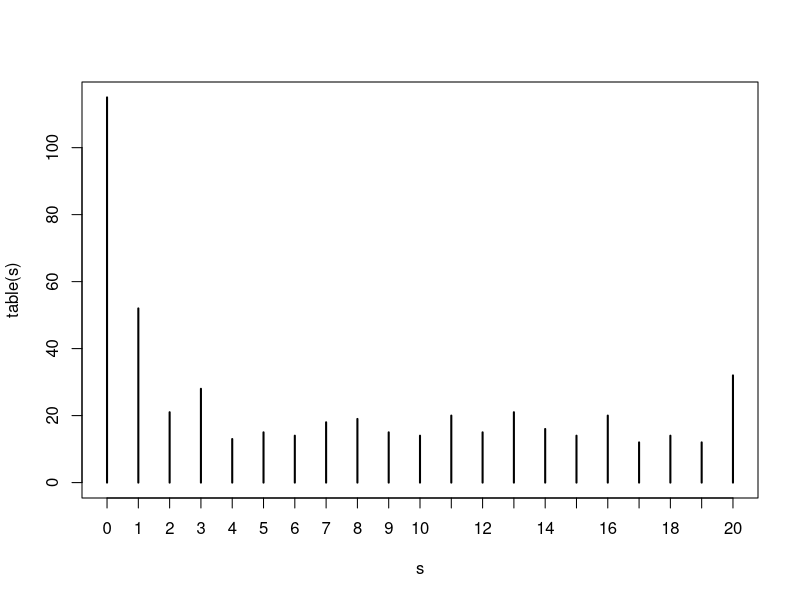

Recreate this plot in R.
#################################################
#####   Playing Roulette Exercise Solution  #####
#################################################

# One plays roulette repeatedly at a casino. 
# In a single play, one bets $5 on "red" and 
# that player wins $5 with probability 18/38 
# and loses $5 with probability 20/38. If the 
# roulette game (with the same bet) is played 
# 20 times, then the individual play winnings 
# can be viewed as a sample of size 20 selected 
# with replacement from the vector (5, -5),
# where the respective probabilities are given 
# in the vector (18/38, 20/38). These play 
# winnings can be simulated using the function 
# sample() with the prob vector that gives the 
# sampling probabilities. 

sample(c(5, -5), size=20, 
       replace=TRUE, 
       prob=c(18 / 38, 20 / 38)) 


# (a) Write a short function to compute the sum 
# of the winnings from 20 plays at the roulette 
# wheel. Use the replicate() function to repeat 
# this "20 play simulation" 10000 times. Find the 
# approximate probability that the total winning 
# is positive. 

roulette = function(){
  winnings = sample(c(5, -5), 
                    size=20, 
                    replace=TRUE,
         prob=c(18 / 38, 20 / 38))
  sum(winnings)
}

s = replicate(10000, roulette())

mean(s > 0)

# (b) The number of winning plays is a binomial 
# random variable with 20 trials where the 
# probability of success is 18/38. Using the 
# pbinom() function, find the exact probability 
# that your total winning is positive and check 
# that the approximate answer in part (a) is 
# close to the exact probability. 

# The probability the total winning is positive
# is equal to the probability P(X > 10), where
# X is binomial(20, 18/38)

1 - pbinom(10, size=20, prob=18/38)

# (c) Suppose you keep track of your cumulative 
# winning during the game and record the number 
# of plays P where your cumulative winning is 
# positive. If the individual play winnings are 
# stored in the vector winnings, the expression 
# cumsum(winnings) computes the cumulative 
# winnings, and the expression 
# sum(cumsum(winnings)>0) computes a value of P. 
# Adjust your function from part (a) to compute 
# the value of P. Simulate the process 500 times 
# and construct a frequency table of the outcomes. 
# Graph the outcomes and discuss which values of 
# P are likely to occur. 

roulette2 = function(){
  winnings = sample(c(5, -5), 
                    size=20, 
                    replace=TRUE,
                    prob=c(18 / 38, 20 / 38))
  sum(cumsum(winnings)>0)
}

s = replicate(500, roulette2())
table(s)
plot(table(s))
